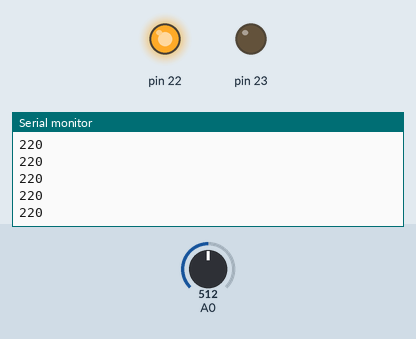
A sketch run on a simulated Arduino Mega 2560, built with avr-gcc and run on an emulated ATmega2560. Shown: output pins drawn as LEDs (lit = HIGH), the last lines printed to the serial monitor. The inputs (shaded band) are chosen by the test bench; at power-on: A0 = 512.

Above: at 1.2 s.
1.3 s: A0 set to 1014
At 1.31 s:
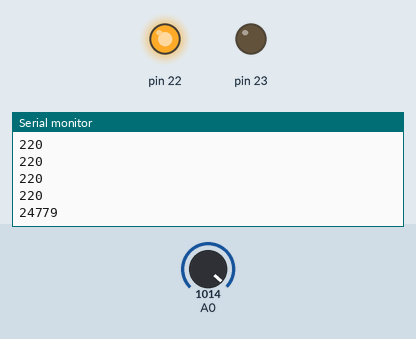
2.8 s: A0 set to 1023
At 2.82 s:
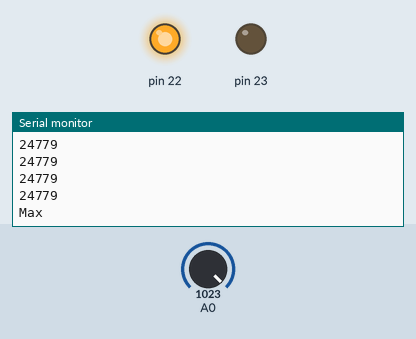

The sketch:

ir_sensor.ino
```cpp
int vin = 5;
int r1 = 220;
void setup() {
  Serial.begin(9600);
  pinMode(22, OUTPUT);
  pinMode(23, OUTPUT);
  digitalWrite(22, HIGH);
  digitalWrite(23, LOW);
}

void loop() {
  double vout = map(analogRead(A0), 0, 1023, 0, 5000) / 1000.00;
  int r2 = r1 * vout / ( (double)vin - vout );
  if((double)vin - vout == 0.00){
    Serial.println("Max");
  }else{
    Serial.println(r2);
  }
  delay(100);
}
```

Measured:
- the behaviour switches between 1022 and 1023 on A0 (found by bisection; images 1 and 2)
- after the input at 1.3 s, the serial monitor: prints a new line at once (image 1)
- after the input at 2.8 s, the serial monitor: prints a new line at once (image 2)
